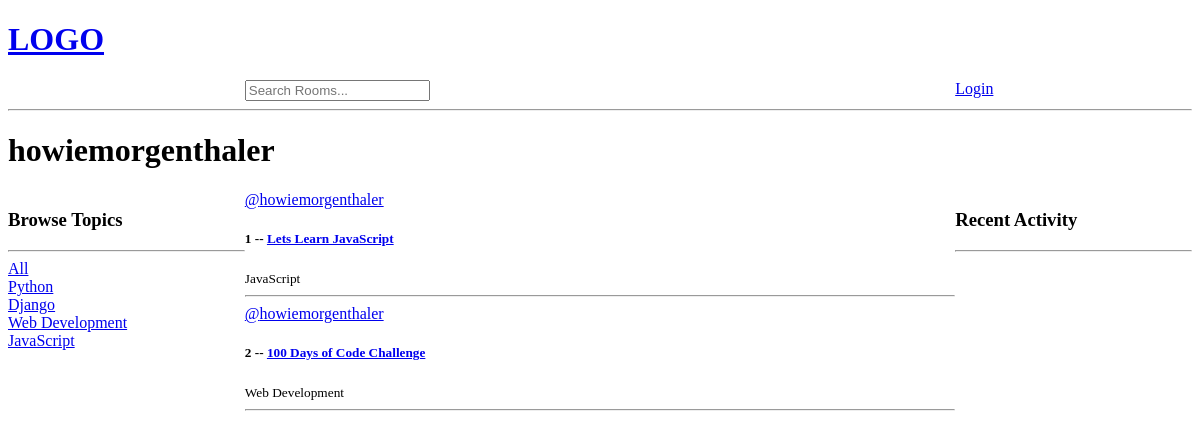
The page /profile/1 on the database as committed earlier.
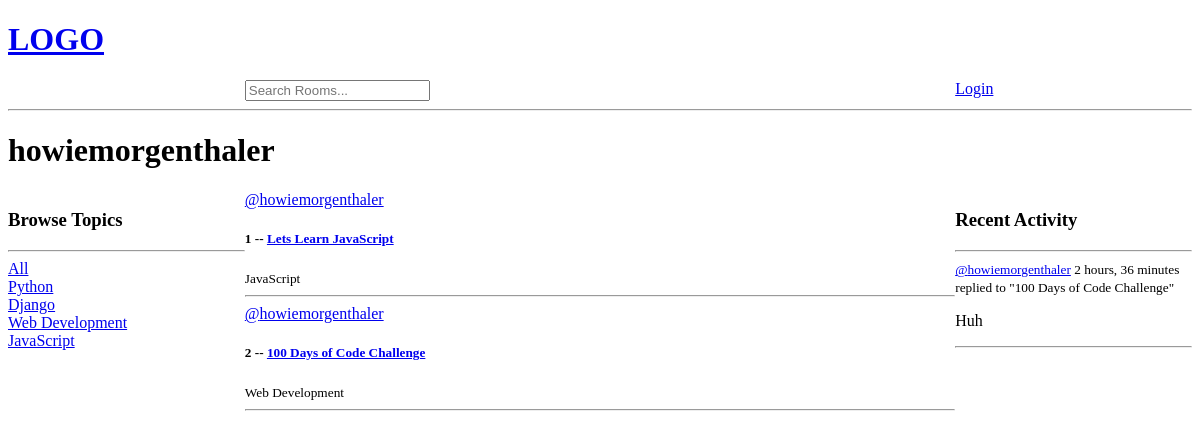
The same page on the database as committed later.
### base/models.py (models this page shows, shortened)
class Topic(models.Model):
    name = models.CharField(max_length=200)

class Room(models.Model):
    host = models.ForeignKey(User, on_delete=models.SET_NULL, null=True)
    topic = models.ForeignKey(Topic, on_delete=models.SET_NULL, null=True)
    name = models.CharField(max_length=200)
    description = models.TextField(null=True, blank=True)
    participants = models.ManyToManyField(User, related_name='participants', blank=True)
    updated = models.DateTimeField(auto_now=True)
    created = models.DateTimeField(auto_now_add=True)
    class Meta:
        ordering = ['-updated', '-created']
    def __str__(self):
        return self.name

class Message(models.Model):
    user = models.ForeignKey(User, on_delete=models.CASCADE)
    room = models.ForeignKey(Room, on_delete=models.CASCADE)
    body = models.TextField()
    updated = models.DateTimeField(auto_now=True)
    created = models.DateTimeField(auto_now_add=True)
    class Meta:
        ordering = ['-updated', '-created']
    def __str__(self):
        return self.body[0:50]

### base/views.py (the view)
# urls.py: path('profile/<str:pk>', views.userProfile, name="user-profile"),
def userProfile(request, pk):
    user = User.objects.get(id=pk)
    rooms = user.room_set.all()
    activity_messages = user.message_set.all()
    topics = Topic.objects.all()
    context = {'user': user, 'rooms': rooms, 'activity_messages': activity_messages,
                'topics': topics}
    return render(request, 'base/profile.html', context)

### base/templates/base/profile.html
{% extends 'main.html' %}
{% load static %}
{% block content %}
<h1>{{user.username}}</h1>
<div class="profile-container">
    <div>
        {% include 'base/topic_component.html' %}
    </div>
    <div>
        {% include 'base/feed_component.html' %}
    </div>
    <div>
        {% include 'base/activity_component.html' %}
    </div>
</div>
{% endblock content %}

### base/templates/base/topic_component.html
<h3>Browse Topics</h3>
<hr>
<a href="{% url 'home'%}">All</a>
{% for topic in topics %}
    <div>
        <a href="{% url 'home'%}?q={{topic.name}}">{{topic.name}}</a>
    </div>
{% endfor %}

### base/templates/base/feed_component.html (shortened to what this page needs)
<div>
{% for room in rooms %}
    <div>
    <a href="{% url 'user-profile' room.host.id %}">@{{room.host.username}}</a>
    <h5>{{room.id}} -- <a href="{% url 'room' room.id%}">{{room.name}}</a></h5>
    <small>{{room.topic.name}}</small>
    <hr>
    </div>
{% endfor %}
</div>

### base/templates/base/activity_component.html (shortened to what this page needs)
<h3>Recent Activity</h3>
<hr>
{% for message in activity_messages %}
<div>
    <small><a href="{% url 'user-profile' message.user.id %}">@{{message.user}}</a> {{message.created|timesince}}</small>
    <small>replied to "{{message.room}}"</small>
    <p>{{message}}</p>
    <hr>
</div>
{% endfor %}

Rows that differ between the two databases and show on the page:
added Message: user "howiemorgenthaler", created "2 hours, 36 minutes", room "100 Days of Code Challenge", body "Huh"
